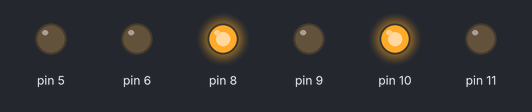
A sketch run on a simulated Arduino Uno, built for the host (arithmetic inside an expression is 32-bit, double 64-bit). Shown: output pins drawn as LEDs (lit = HIGH). What the sketch prints to the serial monitor is not drawn.

Above: at 0.1 s.
Timing chart, 0 to 1.6 s (numbered marks = the images above):
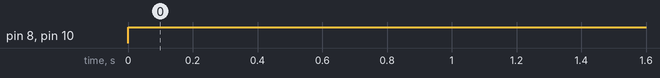

Measured:
- by itself, pin 8, pin 10: LOW → HIGH at 0.00 s

The sketch:

pwm_test.ino
```cpp
#include<avr/io.h>
#include <avr/interrupt.h>
#define pi 3.14

float pulse_per_rev = 540.0 ;                                       //motor used generates 540 pulse for a single revolution of the motor
float pulse1=0.0,pulse2=0.0;                                          //variable used to calculate the number of pulses from each encoder

int comp_val = 6249;                                           // for 0.1 s timer

float kp1=0.5,kp2=0.5;                                             //only proportional constant used
float err_1=0,p_err_1=0,err_2=0,p_err_2=0;
float set_speed_1,set_speed_2;
float rpm_1,rpm_2;

/* Timer 1 is used to measure the rpm
 * Used in CTC mode with interrupts
 * Time period : 100 ms
 */

void speedometer_init()
{   TCCR1B |= (1 << WGM12)|(1 << CS12)  ;                       // Set up timer with prescaler = 256 and CTC mode
    OCR1A = comp_val ;                                          // Initialize compare value
    TIMSK1 |= (1 << OCIE1A);                                    // Counter Output Compare A Match interrupt is enabled
}

/* Timer 0 is used for generating pwm
 * signals for both the motors
 * OC0A - PIN 6 - MOTOR A - ENA
 * OC0B - PIN 5 - MOTOR B - ENB
 * PWM frequency = 5 KHz (2 to 20 Khz recommended)
 */
void PWM_init()
{
  TCCR0A |= (1 << WGM00)|(1 << COM0A1)|(1 << COM0B1);                                   // non-inverted PWM phase correct pwm with
  TCCR0B |= (1 << CS02)|(1 << CS00);                                                    // frequency = 16000000/1024 = 15625 Hz
  TIMSK0 |= (1 << OCIE0A)|(1 << OCIE0B);
  // add different values to test
  OCR0A = 127;
  OCR0B = 255;
}

/* External interrupts INT0 and INT1
 * used to count the encoder pulses
 * INT0 - PIN 2 - MOTOR A
 * INT1 - PIN 4 - MOTOR B
 * MODE - RISING
 */
 void ext_interrupts_init()
{   EICRA |= (1 << ISC11)|(1 << ISC10)|(1 << ISC01)|(1 << ISC00);
    EIMSK |= (1 << INT0)|(1 << INT1);
}

/*calculates rpms of the wheels and resets pulse counters*/
ISR(TIMER1_COMPA_vect)
{
  rpm_1=float(pulse1/pulse_per_rev)*10.0*60.0;                                                 // rpm = [{(no.of pulses counted)/(no.of pulses per revolution)}*60] / (time taken)
  rpm_2=float(pulse2/pulse_per_rev)*10.0*60.0;
  pulse1=0;
  pulse2=0;
}

/* counts pulses*/
ISR (INT0_vect)
{
  pulse1++;
}
ISR (INT1_vect)
{
  pulse2++;
}


int main()
{
  speedometer_init();
  ext_interrupts_init();
  PWM_init();
  sei();
  Serial.begin(9600);
  DDRD |=(1<<5)|(1<<6);
  DDRB |=(1<<0)|(1<<1);           //PIN 8 and 9 in1 , in2
  DDRB |=(1<<2)|(1<<3);           //PIN 10 and 11 in3 , in4
  PORTB |=(1<<0)|(1<<2);
  PORTB &=~(1<<1)|(1<<3);         //forward

  sei();
  Serial.begin(9600);

while(1)
{ Serial.print(rpm_1);
  Serial.print(",");
  Serial.println(rpm_2);

}
return 0;
}
```
